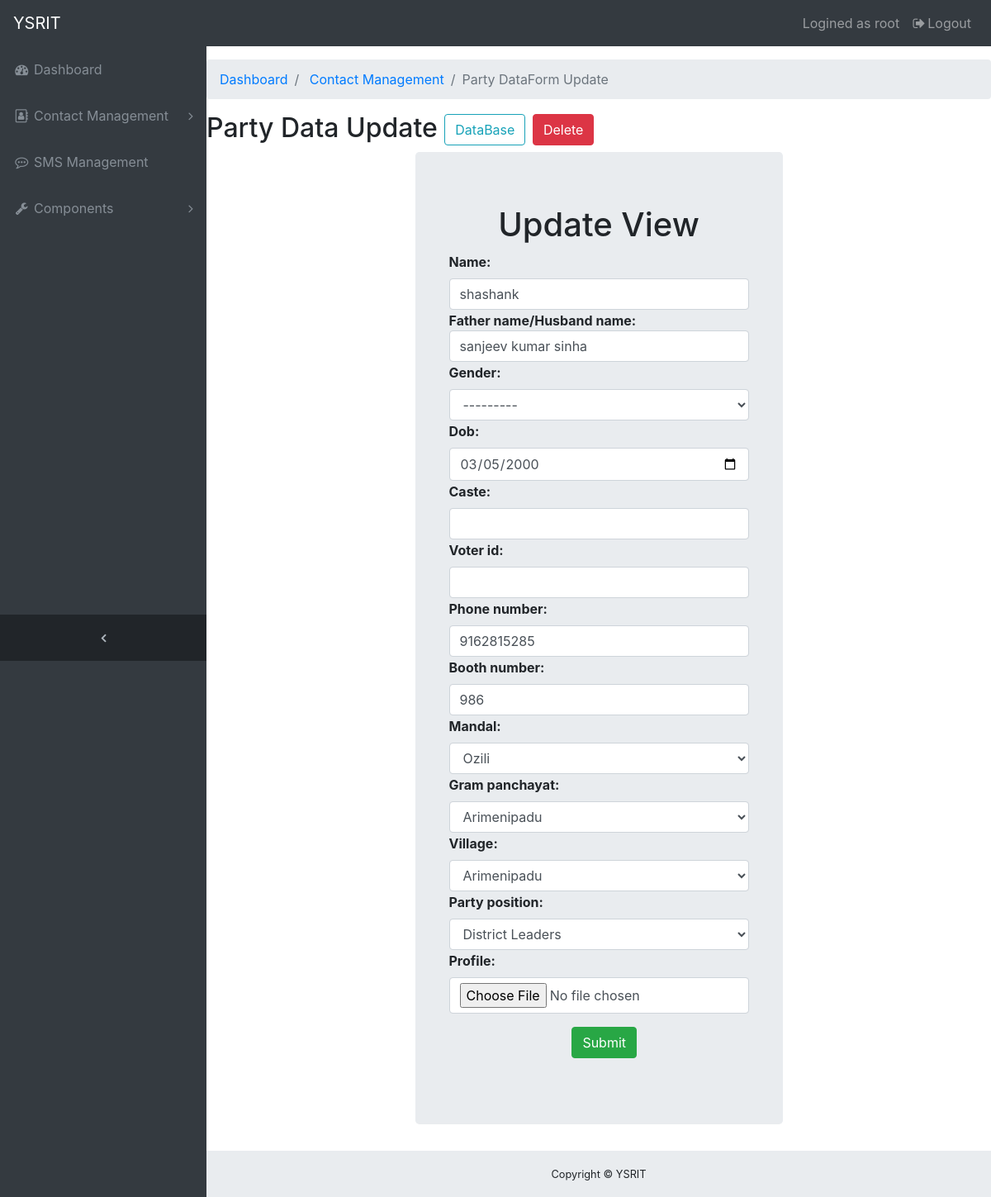
/cm/partydata/update/61 (signed in), run on the app's committed database.
### cm/models.py (models this page shows, shortened)
class Party(models.Model):
    user=models.ForeignKey(User, default=1,on_delete=models.CASCADE)
    phone_regex = RegexValidator(regex=r'^\d{10}$', message="Phone number should be up to 10 digits only")
    name=models.CharField(max_length=500)
    father_name=models.CharField(max_length=500,null=True,blank=True)
    gender=models.CharField(max_length=6,choices=GENDER_CHOICES,null=True,blank=True)
    dob=models.DateField(null=True,blank=True)
    caste=models.CharField(max_length=100,null=True,blank=True)
    phone_number=models.CharField(validators=[phone_regex],max_length=13,default='')
    voter_id=models.CharField(max_length=13,null=True,blank=True)
    booth_number=models.CharField(max_length=10,null=True,blank=True)
    mandal=models.ForeignKey(Mandal,on_delete=models.SET_NULL,null=True)
    gram_panchayat=models.ForeignKey(GramPanchayat,on_delete=models.SET_NULL,null=True)
    village=models.ForeignKey(Village,on_delete=models.SET_NULL,null=True)
    party_position=models.ForeignKey(PartyPosition,on_delete=models.SET_NULL,null=True)
    profile=models.ImageField(upload_to='partydata/',null=True,blank=True)

class Mandal(models.Model):
    user=models.ForeignKey(User, default=1,on_delete=models.CASCADE)
    mandal=models.CharField(max_length=500)
    def __str__(self):
        return self.mandal

class Village(models.Model):
    user=models.ForeignKey(User, default=1,on_delete=models.CASCADE)
    gp=models.ForeignKey(GramPanchayat,on_delete=models.CASCADE)
    village=models.CharField(max_length=500)
    def __str__(self):
        return self.village

class PartyPosition(models.Model):
    user=models.ForeignKey(User, default=1,on_delete=models.CASCADE)
    party_position=models.CharField(max_length=100)
    def __str__(self):
        return self.party_position

### cm/views.py (the view)
# urls.py: path('partydata/update/<int:pk>',views.PartyUpdateView.as_view(),name="update"),
@method_decorator(login_required, name='dispatch')
class PartyUpdateView(UpdateView):
    model=Party
    template_name="cm/partyupdateview.html"
    form_class=PartyForm
    success_url=reverse_lazy('cm:partydata')
    context_object_name='form'
    def get_form_kwargs(self):
        kwargs = super(PartyUpdateView, self).get_form_kwargs()
        kwargs['user'] = self.request.user
        return kwargs
    def get_context_data(self,**kwargs):
        context=super(PartyUpdateView,self).get_context_data(**kwargs)
        context['pk']=self.object.id
        return context

### cm/forms.py
class PartyForm(forms.ModelForm):
    class Meta:
        model=Party
        fields=['name','father_name','gender','dob','caste','voter_id','phone_number','booth_number','mandal', 'gram_panchayat', 'village','party_position','profile']
    def __init__(self, user, *args, **kwargs):
        super(PartyForm, self).__init__(*args, **kwargs)
        if(not user.is_superuser):
            self.fields['mandal'].queryset = Mandal.objects.filter(user=user)
            self.fields['gram_panchayat'].queryset = GramPanchayat.objects.filter(user=user)
            self.fields['village'].queryset = Village.objects.filter(user=user)
            self.fields['party_position'].queryset = PartyPosition.objects.filter(user=user)

### cm/models.py (called while the page is built)
    def __str__(self):
        return self.gp

### cm/templates/cm/partyupdateview.html (shortened to what this page needs)
{% extends 'cm/base_header.html' %}
{% block body %}
<div class="content-wrapper">
  <ol class="breadcrumb">
    <li class="breadcrumb-item">
      <a href="{% url 'cm:index' %}">Dashboard</a>
    </li>
    <li class="breadcrumb-item">
      <a href="{% url 'cm:cmhome' %}">Contact Management</a>
    </li>
    <li class="breadcrumb-item active">Party DataForm Update</li>
  </ol>
    <form action="{% url 'cm:party-delete' pk %}" method="post" style="display: inline;">
<h2> Party Data Update   <a  class="btn btn-outline-info" href="{% url 'cm:partydata' %}"  >DataBase</a>   <button type="submit" class="btn btn-danger "> Delete
  </button></h2>
</form>
<center>
<div class="col-sm-6" >
    <div class="jumbotron">
        <h1 class="display-5">Update View</h1>
<form class="form-horizontal" method="POST" style="background:#E9ECEF">
    {% include 'cm/form-template2.html' %}
    <div class="form-group col-sm-4 col-md-3">
    <button type="submit"  class=" btn mx-auto  btn-success ">Submit</button>
    </div>
</form>
</div>
</div>
</center>
</div>
  {%endblock%}

### cm/templates/cm/base_header.html (shortened to what this page needs)
<!DOCTYPE html>
<html lang="en">
<head>
  {% load staticfiles %}
  <link href='{% static "vendor/bootstrap/css/bootstrap.min.css" %}' rel="stylesheet">
  <link href='{% static "vendor/font-awesome/css/font-awesome.min.css" %}' rel="stylesheet" type="text/css">
  <link href='{% static "vendor/datatables/dataTables.bootstrap4.css" %}' rel="stylesheet">
  <link href='{% static "css/sb-admin.css" %}' rel="stylesheet">
</head>
<body class="fixed-nav sticky-footer bg-dark" id="page-top">
  <nav class="navbar navbar-expand-lg navbar-dark bg-dark fixed-top" id="mainNav">
    <a class="navbar-brand" href="{% url 'cm:index'%}">YSRIT</a>
    <div class="collapse navbar-collapse" id="navbarResponsive">
      <ul class="navbar-nav navbar-sidenav" id="exampleAccordion">
        <li class="nav-item" data-toggle="tooltip" data-placement="right" title="Dashboard">
          <a class="nav-link" href="{% url 'cm:index'%}">
            <i class="fa fa-fw fa-dashboard"></i>
            <span class="nav-link-text">Dashboard</span>
          </a>
        </li>
        <li class="nav-item" data-toggle="tooltip" data-placement="right" title="Contact Management">
          <a class="nav-link nav-link-collapse collapsed" data-toggle="collapse" href="#collapseComponents1" data-parent="#exampleAccordion">
            <i class="fa fa-fw fa fa-address-book-o"></i>
            <span class="nav-link-text">Contact Management</span>
          </a>
        </li>
        <li class="nav-item" data-toggle="tooltip" data-placement="right" title="Tables">
          <a class="nav-link" href="{% url 'cm:smsmgt'%}">
            <i class="fa fa-fw fa fa-commenting-o"></i>
            <span class="nav-link-text">SMS Management</span>
          </a>
        </li>
        <li class="nav-item" data-toggle="tooltip" data-placement="right" title="Components">
          <a class="nav-link nav-link-collapse collapsed" data-toggle="collapse" href="#collapseComponents" data-parent="#exampleAccordion">
            <i class="fa fa-fw fa-wrench"></i>
            <span class="nav-link-text">Components</span>
          </a>
        </li>
      </ul>
      <ul class="navbar-nav sidenav-toggler">
        <li class="nav-item">
          <a class="nav-link text-center" id="sidenavToggler">
            <i class="fa fa-fw fa-angle-left"></i>
          </a>
        </li>
      </ul>
      <ul class="navbar-nav ml-auto">
        <li class="nav-item">
          <a class="nav-link" data-toggle="modal" data-target="#exampleModal">
              Logined as {{user}}&nbsp;&nbsp;&nbsp;<i class="fa fa-fw fa-sign-out"></i>Logout</a>
        </li>
      </ul>
    </div>
  </nav>
    <footer class="sticky-footer">
      <div class="container">
        <div class="text-center">
          <small>Copyright © YSRIT</small>
        </div>
      </div>
    </footer>
  {% block body %}
{% endblock %}
</body>
</html>

### cm/templates/cm/form-template2.html (shortened to what this page needs)
{% load widget_tweaks %}
<div class="row">
<div class="w-100 mx-4 form-group">
{% for field in form %}
        <div class="col-sm-offset-2 col-sm-10">
        </div>
        <div style="text-align: left;">
            {% if 'Father name' in field.label %}
            <strong>Father name/Husband name:</strong>
            {% else %}
            {% if 'User' not in field.label %}
        <strong>{{field.label_tag}}</strong>
        {% endif %}
        {% endif %}
        </div>
        {% if "Dob" in field.label %}
        {% render_field field class="form-control" type="Date"%}
        {% else %}
        {% render_field field class="form-control"%}
        {% endif %}
{% endfor %}
</div>
</div>

### cm/static/css/sb-admin.css (style rules this page uses)
html { position: relative; min-height: 100%; }
body { overflow-x: hidden; }
body.sticky-footer { margin-bottom: 56px; }
body.sticky-footer .content-wrapper { min-height: calc(100vh - 56px - 56px); }
body.fixed-nav { padding-top: 56px; }
.content-wrapper { min-height: calc(100vh - 56px); padding-top: 1rem; }
#mainNav .navbar-collapse { overflow: auto; max-height: 75vh; }
#mainNav .navbar-collapse .navbar-nav .nav-item .nav-link { cursor: pointer; }
#mainNav .navbar-collapse .navbar-sidenav .nav-link-collapse:after { float: right; content: '\f107'; font-family: 'FontAwesome'; }
#mainNav .navbar-collapse .navbar-sidenav .nav-link-collapse.collapsed:after { content: '\f105'; }
#mainNav .navbar-collapse .sidenav-toggler { display: none; }
@media (min-width: 992px) { #mainNav .navbar-brand { width: 250px; } }
@media (min-width: 992px) { #mainNav .navbar-collapse { overflow: visible; max-height: none; } }
@media (min-width: 992px) { #mainNav .navbar-collapse .navbar-sidenav { position: absolute; top: 0; left: 0; -webkit-flex-direction: column; -ms-flex-direction: column; flex-direction: column; margin-top: 56px; } }
@media (min-width: 992px) { #mainNav .navbar-collapse .navbar-sidenav > .nav-item { width: 250px; padding: 0; } }
@media (min-width: 992px) { #mainNav .navbar-collapse .navbar-sidenav > .nav-item > .nav-link { padding: 1em; } }
#mainNav.fixed-top .sidenav-toggler { display: none; }
@media (min-width: 992px) { #mainNav.fixed-top .navbar-sidenav { height: calc(100vh - 112px); } }
@media (min-width: 992px) { #mainNav.fixed-top .sidenav-toggler { position: absolute; top: 0; left: 0; display: flex; -webkit-flex-direction: column; -ms-flex-direction: column; flex-direction: column; margin-top: calc(100vh - 56px); } }
@media (min-width: 992px) { #mainNav.fixed-top .sidenav-toggler > .nav-item { width: 250px; padding: 0; } }
@media (min-width: 992px) { #mainNav.fixed-top .sidenav-toggler > .nav-item > .nav-link { padding: 1em; } }
#mainNav.fixed-top.navbar-dark .sidenav-toggler { background-color: #212529; }
#mainNav.fixed-top.navbar-dark .sidenav-toggler a i { color: #adb5bd; }
.content-wrapper { overflow-x: hidden; background: white; }
@media (min-width: 992px) { .content-wrapper { margin-left: 250px; } }
#sidenavToggler i { font-weight: 800; }
#mainNav.navbar-dark .navbar-collapse .navbar-sidenav .nav-link-collapse:after { color: #868e96; }
#mainNav.navbar-dark .navbar-collapse .navbar-sidenav > .nav-item > .nav-link { color: #868e96; }
@media (min-width: 992px) { #mainNav.navbar-dark .navbar-collapse .navbar-sidenav { background: #343a40; } }
footer.sticky-footer { position: absolute; right: 0; bottom: 0; width: 100%; height: 56px; background-color: #e9ecef; line-height: 55px; }
@media (min-width: 992px) { footer.sticky-footer { width: calc(100% - 250px); } }

### data on the page
Party: name "shashank" "sanjeev kumar sinha" "---------" "9162815285" "986" "Arimenipadu", dob "03/05/2000"
Mandal: mandal "Ozili"
Village: village "Arimenipadu"
PartyPosition: party_position "District Leaders"

### other printed values
{{ user }} "root"
{{ field.label_tag }} "Name:" "Gender:" "Dob:" "Caste:" "Voter id:" "Phone number:" "Booth number:" "Mandal:" "Gram panchayat:" "Village:" "Party position:" "Profile:"
